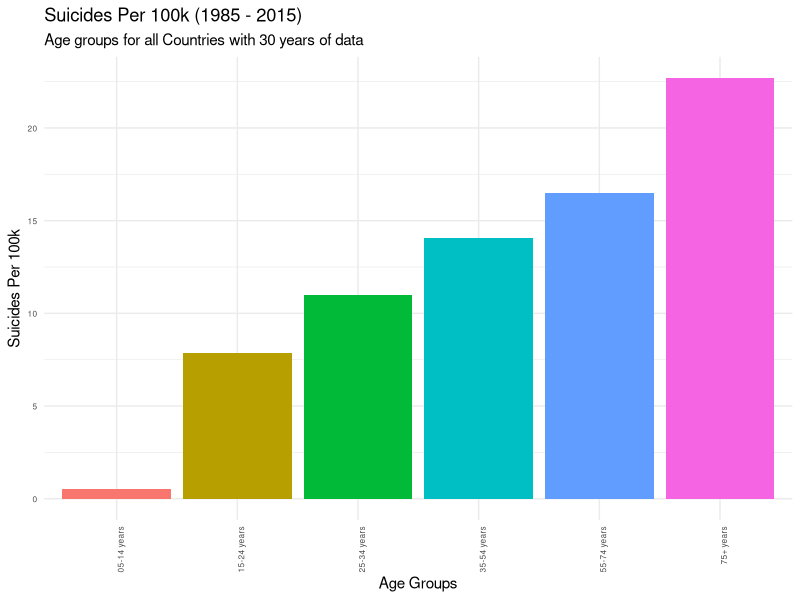
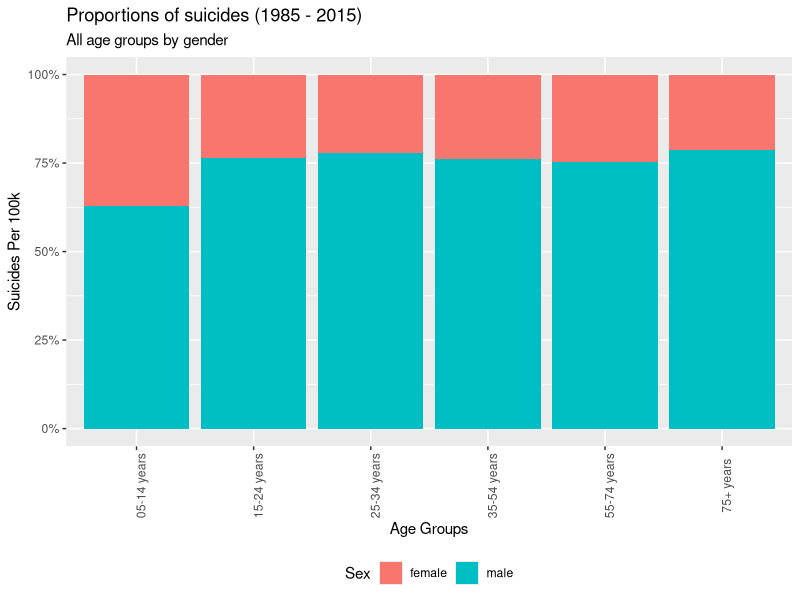
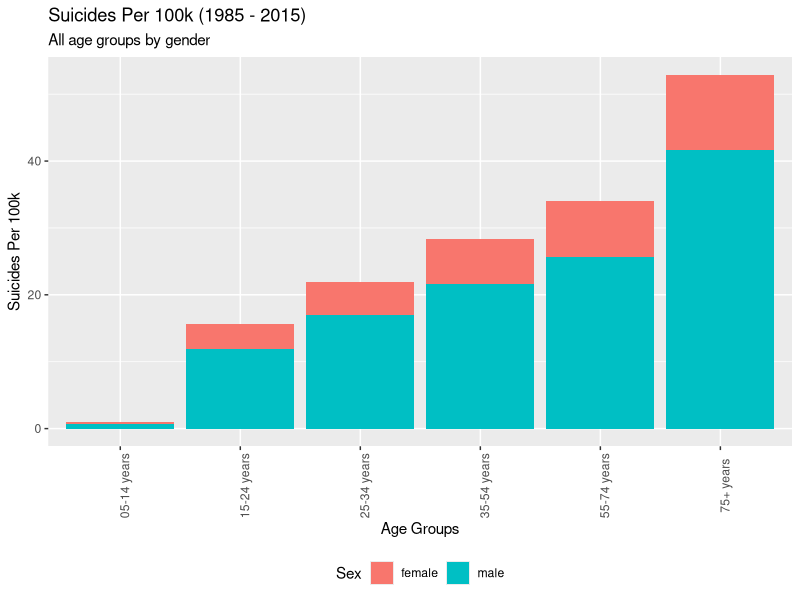
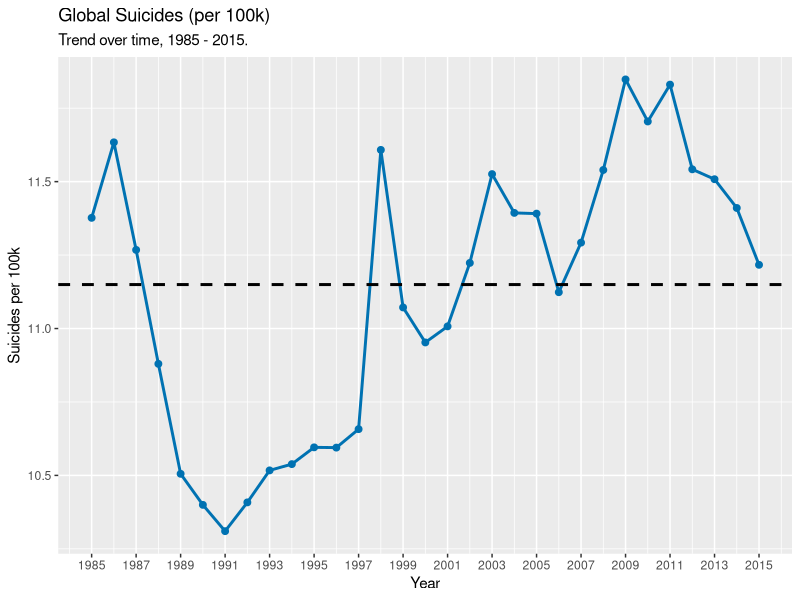
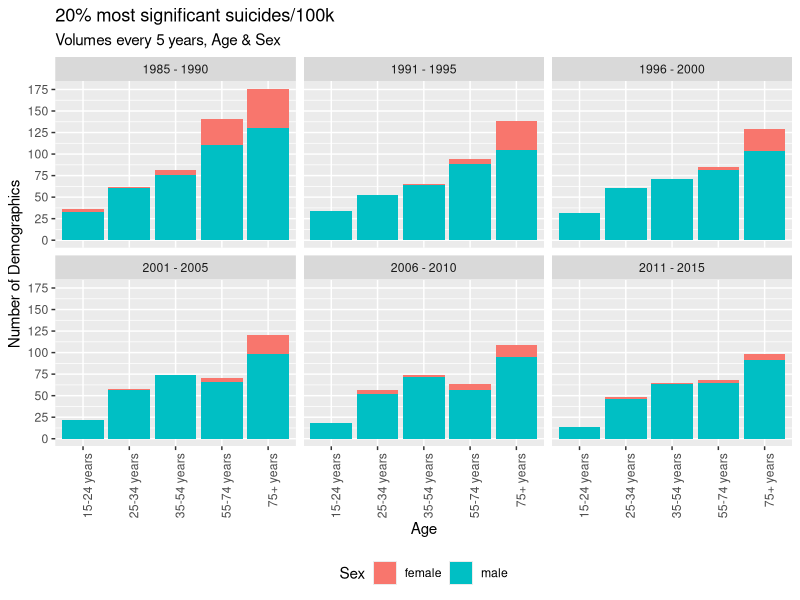

Write the R code that produced these figures, in order.
## Author: Team 49
## Members: rs20acs@herts.ac.uk, pj18aan@herts.ac.uk, vs18abb@herts.ac.uk, dr18abc@herts.ac.uk, zm20abu@herts.ac.uk
## University of Hertfordshire

## References:  
## [1] https://github.com/justmarkham/dplyr-tutorial/blob/master/dplyr-tutorial-2.Rmd#L141

## Load libraries
library(readr) # to load the csv file
library(tidyverse)
## This part of the program loads the kaggle suicide dataset and cleaning.

## Import Suicide Dataset CSV
suicide_dataset <- read.csv("suicide_dataset.csv") ## 27820 observations

## Ignore year 2016 as there are not enough observations.Not all countries have
## suicides reported for the year 2016
## Count rows matching year 2016. 160 rows will be removed as part of this step
### View (df %>%
### filter(year == 2016) %>% 
### summarise(cnt = n()))
suicide_dataset <- suicide_dataset %>%
  filter(year != 2016) ## 27660 observation

## Remove any country with less than 30 years of data. This will result in
## 11076 observations and a total of 30 countries with more than 30 years of data.

suicide_dataset<- suicide_dataset %>%
  group_by(country) %>%
  add_tally() %>%
  filter(n >= 360)

## Rename suicide_dataset columns
names(suicide_dataset)[7] <- "SuicidePer100k"
names(suicide_dataset)[8] <- "CountryYear"
names(suicide_dataset)[9] <- "HDI4Year"
names(suicide_dataset)[10] <- "GDP4Year"
names(suicide_dataset)[11] <- "GDPPerCapita"

## Update 5-14 years data with 05-14 years as it causes issues in plotting
suicide_dataset$age[suicide_dataset$age == "5-14 years"] <- "05-14 years"
#View(suicide_dataset)

## Remove GDP and HDI columns as HDI has very few value and we are not interested
## in GDP data
suicide_dataset <- suicide_dataset %>% select(-HDI4Year, 
                                              -GDP4Year, 
                                              -GDPPerCapita, 
                                              -generation,
                                              -n) #this column is added as part of filtering number of years of data

## Calculate global average number of suicides considering countries with  
## 30 years of data  
global_average <- (sum(as.numeric(suicide_dataset$suicides_no)) / 
                  sum(as.numeric(suicide_dataset$population))) * 100000

## Calculate average suicides in male
suicide_dataset_male <- filter(suicide_dataset, sex == "male") # 5538 observations
global_average_male <- (sum(as.numeric(suicide_dataset_male$suicides_no)) / 
                          sum(as.numeric(suicide_dataset_male$population))) * 100000

## Calculate average suicides in female
suicide_dataset_female <- filter(suicide_dataset, sex == "female") # 5538 observations
global_average_female <- (sum(as.numeric(suicide_dataset_female$suicides_no)) / 
                            sum(as.numeric(suicide_dataset_female$population))) * 100000

## What is the population for a country by year? This question needs to be answered
## as the popoulation column original dataset is for country-year-sex-age combination
population_by_country <- suicide_dataset %>%
  group_by(country, year) %>%
  summarize(population = sum(as.numeric(population)))


############################################################
#Task 1 - Suicide rate per 100k over all age groups
##########################################################

## STEP-1: Calculate global average number of suicides per 100k for all age groups with 30 years of data
suicide_by_age <- suicide_dataset %>%
  group_by(age) %>%
  summarize(n = n(), 
            suicides = sum(as.numeric(suicides_no)), 
            population = sum(as.numeric(population)), 
            suicide_per_100k = (suicides / population) * 100000) %>%
  arrange(suicide_per_100k)

## STEP-2: Rearranging the x axis by ascending order.
suicide_by_age$age <- factor(suicide_by_age$age,
                             levels = rev(suicide_by_age$age[order(-suicide_by_age$suicide_per_100k)]))

## STEP-3: Results (Graph) to show the Suicide rate per 100k over all age groups using bar plot.......
task1 <- ggplot(suicide_by_age, aes(x=age, y=suicide_per_100k, fill = age)) + 
  geom_bar(stat="identity")+ 
  theme_minimal() + 
  theme(axis.text=element_text(size=6)) +
  labs(title="Suicides Per 100k (1985 - 2015)", 
       subtitle = "Age groups for all Countries with 30 years of data",
       x = "Age Groups", 
       y = "Suicides Per 100k") + 
  theme(legend.position = "none") + 
  theme(axis.text.x = element_text(angle = 90, hjust = 1))

########################################################################################
#Task 2 - Suicide rate/100k over all genders, age groups (Stacked graph to show proportion)
######################################################################################################

## STEP-1: Calculate global average number of suicides per 100k for all gender, age groups with 30 years of data
df_agegroup_gender <- suicide_dataset %>%
  group_by(age, sex) %>%
  summarize(suicide_per_100k = (sum(as.numeric(suicides_no)) / sum(as.numeric(population))) * 100000)

## STEP-2: Results (Graph) to show the Suicide rate per 100k over all genders, age groups using Stacked graph....
task2 <- ggplot(df_agegroup_gender, aes(y = suicide_per_100k, x = age, fill = sex, label = round(suicide_per_100k, digits = 1))) + 
  geom_bar(position = "fill", stat = "identity") +
  scale_y_continuous(labels = scales::percent) +
  labs(title = "Proportions of suicides (1985 - 2015)",
       subtitle = "All age groups by gender", 
       x = "Age Groups", 
       y = "Suicides Per 100k",
       fill = "Sex") + 
  theme(axis.text.x = element_text(angle = 90)) +
  theme(legend.position = "bottom")

################################################################################################################
#Task 3 - Suicide rate/100k over all genders, age groups (Stacked graph to show proportion by absolute numbers)
################################################################################################################

## STEP-1: Results (Graph) to show the Suicide rate per 100k over all genders, age groups using Stacked graph....
task3 <- ggplot(df_agegroup_gender, mapping = aes(x = age, y = suicide_per_100k, fill = sex)) + 
  geom_bar(stat = "identity") +
  labs(title="Suicides Per 100k (1985 - 2015)",
       subtitle = "All age groups by gender",
       x = "Age Groups", 
       y = "Suicides Per 100k",
       fill = "Sex") + 
  theme(axis.text.x = element_text(angle = 90)) +
  theme(legend.position = "bottom")

################################################################################
## Task 5 - Suicides rates/100k trends over the years
################################################################################
task5 <- suicide_dataset %>%
  group_by(year) %>%
  summarize(population = sum(population), 
            suicides = sum(suicides_no), 
            suicides_per_100k = (suicides / population) * 100000) %>%
  
  ggplot(aes(x = year, y = suicides_per_100k)) + 
  geom_line(col = "#0072B2", size = 1) + 
  geom_point(col = "#0072B2", size = 2) + 
  geom_hline(yintercept = global_average, linetype = 2, color = "#000000", size = 1) +
  labs(title = "Global Suicides (per 100k)",
       subtitle = "Trend over time, 1985 - 2015.",
       x = "Year", 
       y = "Suicides per 100k") + 
  scale_x_continuous(breaks = seq(1985, 2015, 2)) 

################################################################################
## Task 6 - Suicides rates/100k trends for all age groups every 5 years
################################################################################
top_20percent_suicides <- suicide_dataset %>%
  mutate(suicides_per_100k = suicides_no * 100000 / population) %>%
  arrange(desc(suicides_per_100k)) %>%
  head(n = round(nrow(.) * 20 / 100))

top_20percent_suicides$time <- ifelse(top_20percent_suicides$year <= 1990, "1985 - 1990", 
                                      ifelse(top_20percent_suicides$year <= 1995, "1991 - 1995", 
                                             ifelse(top_20percent_suicides$year <= 2000, "1996 - 2000",
                                                    ifelse(top_20percent_suicides$year <= 2005, "2001 - 2005",
                                                           ifelse(top_20percent_suicides$year <= 2010, "2006 - 2010",
                                                                  "2011 - 2015")))))

View(top_20percent_suicides)

task6 <- ggplot(top_20percent_suicides, aes(x = age, fill = sex)) + 
  geom_bar() + 
  labs(title = "20% most significant suicides/100k", 
       subtitle = "Volumes every 5 years, Age & Sex",
       x = "Age", 
       y = "Number of Demographics", 
       fill = "Sex") + 
  facet_wrap(~ time) + 
  scale_y_continuous(breaks = seq(0, 300, 25)) + 
  theme(legend.position = "bottom") + 
  theme(axis.text.x = element_text(angle = 90, hjust = 1))


################################################################################################################
#Task 4 - Collecting all the plots and putting then in a visualization.pdf file
################################################################################################################

pdf("visualization.pdf")

print(task1)
print(task2)
print(task3)
print(task5)
print(task6)

dev.off()
